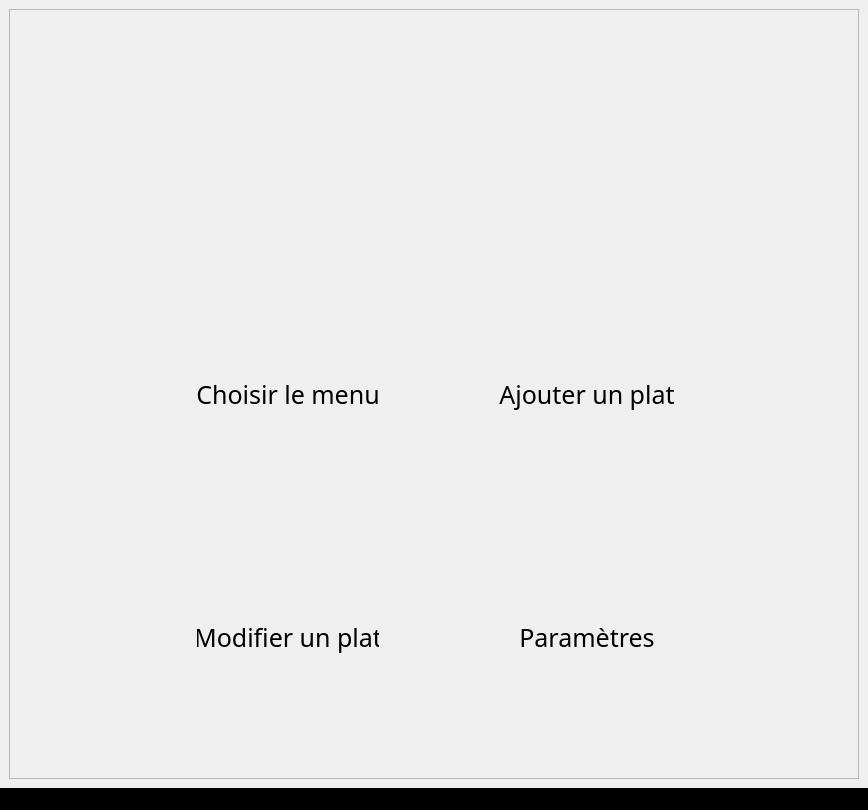
<?xml version="1.0" encoding="UTF-8"?>
<ui version="4.0">
 <class>MainWindow</class>
 <widget class="QMainWindow" name="MainWindow">
  <property name="geometry">
   <rect>
    <x>0</x>
    <y>0</y>
    <width>868</width>
    <height>810</height>
   </rect>
  </property>
  <property name="maximumSize">
   <size>
    <width>16777214</width>
    <height>16777215</height>
   </size>
  </property>
  <property name="windowTitle">
   <string>MainWindow</string>
  </property>
  <widget class="QWidget" name="centralwidget">
   <property name="sizePolicy">
    <sizepolicy hsizetype="Preferred" vsizetype="Preferred">
     <horstretch>0</horstretch>
     <verstretch>0</verstretch>
    </sizepolicy>
   </property>
   <property name="sizeIncrement">
    <size>
     <width>0</width>
     <height>0</height>
    </size>
   </property>
   <property name="autoFillBackground">
    <bool>false</bool>
   </property>
   <layout class="QGridLayout" name="gridLayout" columnstretch="0">
    <property name="sizeConstraint">
     <enum>QLayout::SetDefaultConstraint</enum>
    </property>
    <item row="0" column="0">
     <widget class="QFrame" name="MainFrame">
      <property name="sizePolicy">
       <sizepolicy hsizetype="MinimumExpanding" vsizetype="MinimumExpanding">
        <horstretch>0</horstretch>
        <verstretch>0</verstretch>
       </sizepolicy>
      </property>
      <property name="font">
       <font>
        <family>Inter 28pt</family>
       </font>
      </property>
      <property name="frameShape">
       <enum>QFrame::StyledPanel</enum>
      </property>
      <property name="frameShadow">
       <enum>QFrame::Raised</enum>
      </property>
      <widget class="QLabel" name="Logo">
       <property name="geometry">
        <rect>
         <x>180</x>
         <y>0</y>
         <width>497</width>
         <height>199</height>
        </rect>
       </property>
       <property name="sizePolicy">
        <sizepolicy hsizetype="Fixed" vsizetype="Fixed">
         <horstretch>0</horstretch>
         <verstretch>0</verstretch>
        </sizepolicy>
       </property>
       <property name="maximumSize">
        <size>
         <width>16777215</width>
         <height>16777215</height>
        </size>
       </property>
       <property name="font">
        <font>
         <family>Inter 28pt</family>
        </font>
       </property>
       <property name="autoFillBackground">
        <bool>false</bool>
       </property>
       <property name="styleSheet">
        <string notr="true"/>
       </property>
       <property name="text">
        <string/>
       </property>
       <property name="pixmap">
        <pixmap resource="../Images.qrc">:/Images/Logo.png</pixmap>
       </property>
       <property name="scaledContents">
        <bool>true</bool>
       </property>
      </widget>
      <widget class="QLabel" name="ModifyImage">
       <property name="geometry">
        <rect>
         <x>151</x>
         <y>474</y>
         <width>258</width>
         <height>201</height>
        </rect>
       </property>
       <property name="sizePolicy">
        <sizepolicy hsizetype="Maximum" vsizetype="Maximum">
         <horstretch>0</horstretch>
         <verstretch>0</verstretch>
        </sizepolicy>
       </property>
       <property name="minimumSize">
        <size>
         <width>0</width>
         <height>0</height>
        </size>
       </property>
       <property name="maximumSize">
        <size>
         <width>16777215</width>
         <height>16777215</height>
        </size>
       </property>
       <property name="baseSize">
        <size>
         <width>0</width>
         <height>0</height>
        </size>
       </property>
       <property name="font">
        <font>
         <family>Inter 28pt</family>
        </font>
       </property>
       <property name="cursor">
        <cursorShape>PointingHandCursor</cursorShape>
       </property>
       <property name="tabletTracking">
        <bool>false</bool>
       </property>
       <property name="focusPolicy">
        <enum>Qt::NoFocus</enum>
       </property>
       <property name="frameShape">
        <enum>QFrame::NoFrame</enum>
       </property>
       <property name="text">
        <string/>
       </property>
       <property name="pixmap">
        <pixmap resource="../Images.qrc">:/Images/ModifierPlat.png</pixmap>
       </property>
       <property name="scaledContents">
        <bool>true</bool>
       </property>
      </widget>
      <widget class="QLabel" name="AddImage">
       <property name="geometry">
        <rect>
         <x>449</x>
         <y>231</y>
         <width>258</width>
         <height>201</height>
        </rect>
       </property>
       <property name="sizePolicy">
        <sizepolicy hsizetype="Maximum" vsizetype="Maximum">
         <horstretch>0</horstretch>
         <verstretch>0</verstretch>
        </sizepolicy>
       </property>
       <property name="minimumSize">
        <size>
         <width>0</width>
         <height>0</height>
        </size>
       </property>
       <property name="maximumSize">
        <size>
         <width>16777215</width>
         <height>16777215</height>
        </size>
       </property>
       <property name="font">
        <font>
         <family>Inter 28pt</family>
        </font>
       </property>
       <property name="cursor">
        <cursorShape>PointingHandCursor</cursorShape>
       </property>
       <property name="mouseTracking">
        <bool>false</bool>
       </property>
       <property name="tabletTracking">
        <bool>false</bool>
       </property>
       <property name="focusPolicy">
        <enum>Qt::NoFocus</enum>
       </property>
       <property name="frameShape">
        <enum>QFrame::NoFrame</enum>
       </property>
       <property name="text">
        <string/>
       </property>
       <property name="pixmap">
        <pixmap resource="../Images.qrc">:/Images/AjouterPlat.png</pixmap>
       </property>
       <property name="scaledContents">
        <bool>true</bool>
       </property>
      </widget>
      <widget class="QLabel" name="MenusImage">
       <property name="enabled">
        <bool>true</bool>
       </property>
       <property name="geometry">
        <rect>
         <x>151</x>
         <y>231</y>
         <width>258</width>
         <height>201</height>
        </rect>
       </property>
       <property name="sizePolicy">
        <sizepolicy hsizetype="Maximum" vsizetype="Maximum">
         <horstretch>0</horstretch>
         <verstretch>0</verstretch>
        </sizepolicy>
       </property>
       <property name="minimumSize">
        <size>
         <width>0</width>
         <height>0</height>
        </size>
       </property>
       <property name="maximumSize">
        <size>
         <width>16777215</width>
         <height>16777215</height>
        </size>
       </property>
       <property name="font">
        <font>
         <family>Inter 28pt</family>
        </font>
       </property>
       <property name="cursor">
        <cursorShape>PointingHandCursor</cursorShape>
       </property>
       <property name="tabletTracking">
        <bool>false</bool>
       </property>
       <property name="focusPolicy">
        <enum>Qt::NoFocus</enum>
       </property>
       <property name="frameShape">
        <enum>QFrame::NoFrame</enum>
       </property>
       <property name="text">
        <string/>
       </property>
       <property name="pixmap">
        <pixmap resource="../Images.qrc">:/Images/ChoisirMenu.png</pixmap>
       </property>
       <property name="scaledContents">
        <bool>true</bool>
       </property>
      </widget>
      <widget class="QLabel" name="SettingsImage">
       <property name="geometry">
        <rect>
         <x>449</x>
         <y>474</y>
         <width>258</width>
         <height>201</height>
        </rect>
       </property>
       <property name="sizePolicy">
        <sizepolicy hsizetype="Maximum" vsizetype="Maximum">
         <horstretch>0</horstretch>
         <verstretch>0</verstretch>
        </sizepolicy>
       </property>
       <property name="minimumSize">
        <size>
         <width>0</width>
         <height>0</height>
        </size>
       </property>
       <property name="maximumSize">
        <size>
         <width>16777215</width>
         <height>16777215</height>
        </size>
       </property>
       <property name="font">
        <font>
         <family>Inter 28pt</family>
        </font>
       </property>
       <property name="cursor">
        <cursorShape>PointingHandCursor</cursorShape>
       </property>
       <property name="tabletTracking">
        <bool>false</bool>
       </property>
       <property name="focusPolicy">
        <enum>Qt::NoFocus</enum>
       </property>
       <property name="frameShape">
        <enum>QFrame::NoFrame</enum>
       </property>
       <property name="text">
        <string/>
       </property>
       <property name="pixmap">
        <pixmap resource="../Images.qrc">:/Images/Parametres.png</pixmap>
       </property>
       <property name="scaledContents">
        <bool>true</bool>
       </property>
      </widget>
      <widget class="QLabel" name="MenusText">
       <property name="geometry">
        <rect>
         <x>188</x>
         <y>370</y>
         <width>182</width>
         <height>31</height>
        </rect>
       </property>
       <property name="font">
        <font>
         <family>Inter 28pt</family>
         <pointsize>19</pointsize>
        </font>
       </property>
       <property name="cursor">
        <cursorShape>PointingHandCursor</cursorShape>
       </property>
       <property name="autoFillBackground">
        <bool>false</bool>
       </property>
       <property name="text">
        <string>Choisir le menu</string>
       </property>
       <property name="alignment">
        <set>Qt::AlignCenter</set>
       </property>
      </widget>
      <widget class="QLabel" name="AddText">
       <property name="geometry">
        <rect>
         <x>487</x>
         <y>370</y>
         <width>182</width>
         <height>31</height>
        </rect>
       </property>
       <property name="font">
        <font>
         <family>Inter 28pt</family>
         <pointsize>19</pointsize>
        </font>
       </property>
       <property name="cursor">
        <cursorShape>PointingHandCursor</cursorShape>
       </property>
       <property name="autoFillBackground">
        <bool>false</bool>
       </property>
       <property name="text">
        <string>Ajouter un plat</string>
       </property>
       <property name="alignment">
        <set>Qt::AlignCenter</set>
       </property>
      </widget>
      <widget class="QLabel" name="SettingsText">
       <property name="geometry">
        <rect>
         <x>487</x>
         <y>613</y>
         <width>182</width>
         <height>31</height>
        </rect>
       </property>
       <property name="font">
        <font>
         <family>Inter 28pt</family>
         <pointsize>19</pointsize>
        </font>
       </property>
       <property name="cursor">
        <cursorShape>PointingHandCursor</cursorShape>
       </property>
       <property name="autoFillBackground">
        <bool>false</bool>
       </property>
       <property name="text">
        <string>Paramètres</string>
       </property>
       <property name="alignment">
        <set>Qt::AlignCenter</set>
       </property>
      </widget>
      <widget class="QLabel" name="ModifyText">
       <property name="geometry">
        <rect>
         <x>188</x>
         <y>613</y>
         <width>182</width>
         <height>31</height>
        </rect>
       </property>
       <property name="font">
        <font>
         <family>Inter 28pt</family>
         <pointsize>19</pointsize>
        </font>
       </property>
       <property name="cursor">
        <cursorShape>PointingHandCursor</cursorShape>
       </property>
       <property name="autoFillBackground">
        <bool>false</bool>
       </property>
       <property name="text">
        <string>Modifier un plat</string>
       </property>
       <property name="alignment">
        <set>Qt::AlignCenter</set>
       </property>
      </widget>
     </widget>
    </item>
   </layout>
  </widget>
  <widget class="QStatusBar" name="statusbar">
   <property name="autoFillBackground">
    <bool>false</bool>
   </property>
   <property name="styleSheet">
    <string notr="true">background: rgba(0,0,0,1)</string>
   </property>
  </widget>
  <widget class="QMenuBar" name="menubar">
   <property name="geometry">
    <rect>
     <x>0</x>
     <y>0</y>
     <width>868</width>
     <height>21</height>
    </rect>
   </property>
  </widget>
 </widget>
 <resources>
  <include location="../Images.qrc"/>
 </resources>
 <connections/>
</ui>
